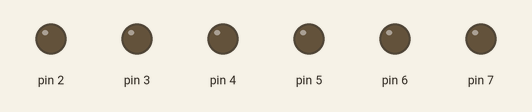
This sketch was run on a simulated Arduino Uno, built with avr-gcc and run on an emulated ATmega328P. Shown: output pins drawn as LEDs (lit = HIGH).

Above: at 5.0 s.
At 15.0 s:
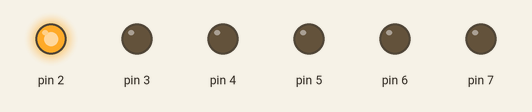
At 25.0 s:
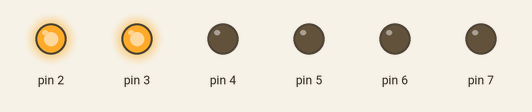
At 35.0 s:
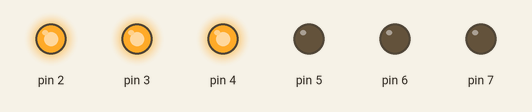
At 45.0 s:
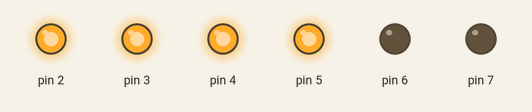
At 55.0 s:
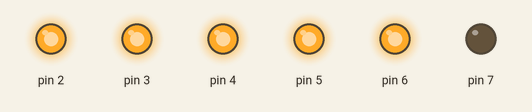
Timing chart, 0 to 78.1 s (numbered marks = the images above):
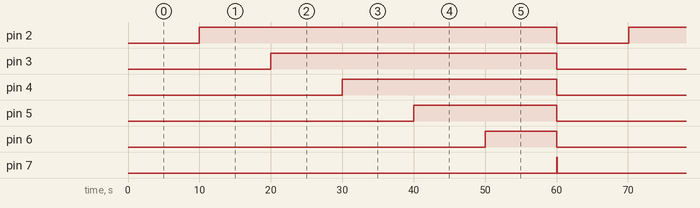

Measured:
- by itself, pin 2: alternates HIGH for 50.0 s and LOW for 10.1 s
- by itself, pin 3: alternates HIGH for 40.0 s and LOW for 20.1 s
- by itself, pin 4: alternates HIGH for 30.0 s and LOW for 30.1 s
- by itself, pin 5: alternates HIGH for 20.0 s and LOW for 40.1 s
- by itself, pin 6: alternates HIGH for 10.0 s and LOW for 50.1 s
- by itself, pin 7: alternates HIGH for 0.10 s and LOW for 60.0 s

The sketch:

HW10.ino
```cpp
long LedTimer[6];

// Set up LED pins as outputs
void setup() {
  pinMode(2, OUTPUT);
  pinMode(3, OUTPUT);
  pinMode(4, OUTPUT);
  pinMode(5, OUTPUT);
  pinMode(6, OUTPUT);
  pinMode(7, OUTPUT);

  //led start times
  for (int i = 0; i < 6; i++) {
    LedTimer[i] = millis();
  }
}

void loop() {
  long currentTime = millis();

  if ((currentTime - LedTimer[0]) >= 10000 && (currentTime - LedTimer[0]) <= 60000) {
    digitalWrite(2, HIGH);
  } else {
    digitalWrite(2, LOW);
  }

  if ((currentTime - LedTimer[1]) >= 20000 && (currentTime - LedTimer[1]) <= 60000) {
    digitalWrite(3, HIGH);
  } else {
    digitalWrite(3, LOW);
  }

  if ((currentTime - LedTimer[2]) >= 30000 && (currentTime - LedTimer[2]) <= 60000) {
    digitalWrite(4, HIGH);
  } else {
    digitalWrite(4, LOW);
  }

  if ((currentTime - LedTimer[3]) >= 40000 && (currentTime - LedTimer[3]) <= 60000) {
    digitalWrite(5, HIGH);
  } else {
    digitalWrite(5, LOW);
  }

  if ((currentTime - LedTimer[4]) >= 50000 && (currentTime - LedTimer[4]) <= 60000) {
    digitalWrite(6, HIGH);
  } else {
    digitalWrite(6, LOW);
  }

  if ((currentTime - LedTimer[5]) >= 60000) {
    digitalWrite(7, HIGH);
  } else {
    digitalWrite(7, LOW);
  }

// is the elapsed time more than 60 seconds?
  if ((currentTime - LedTimer[0]) >= 60100) {
    for (int i = 0; i < 6; i++) {
      // if so, reset the led timer
      LedTimer[i] = currentTime;
    }
  }
}
```
